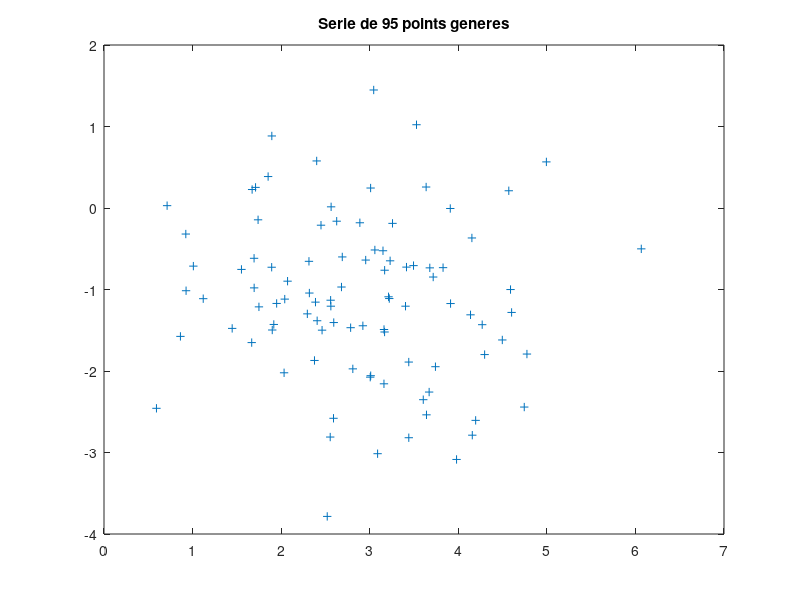

MATLAB code for this plot:
% Generation
N= 95;
x1 = randn(1, N) + 3; x2 = randn(1, N) -1;

% Affichage
figure;
plot (x1, x2, "+");
title (sprintf("Serie de %d points generes", N));